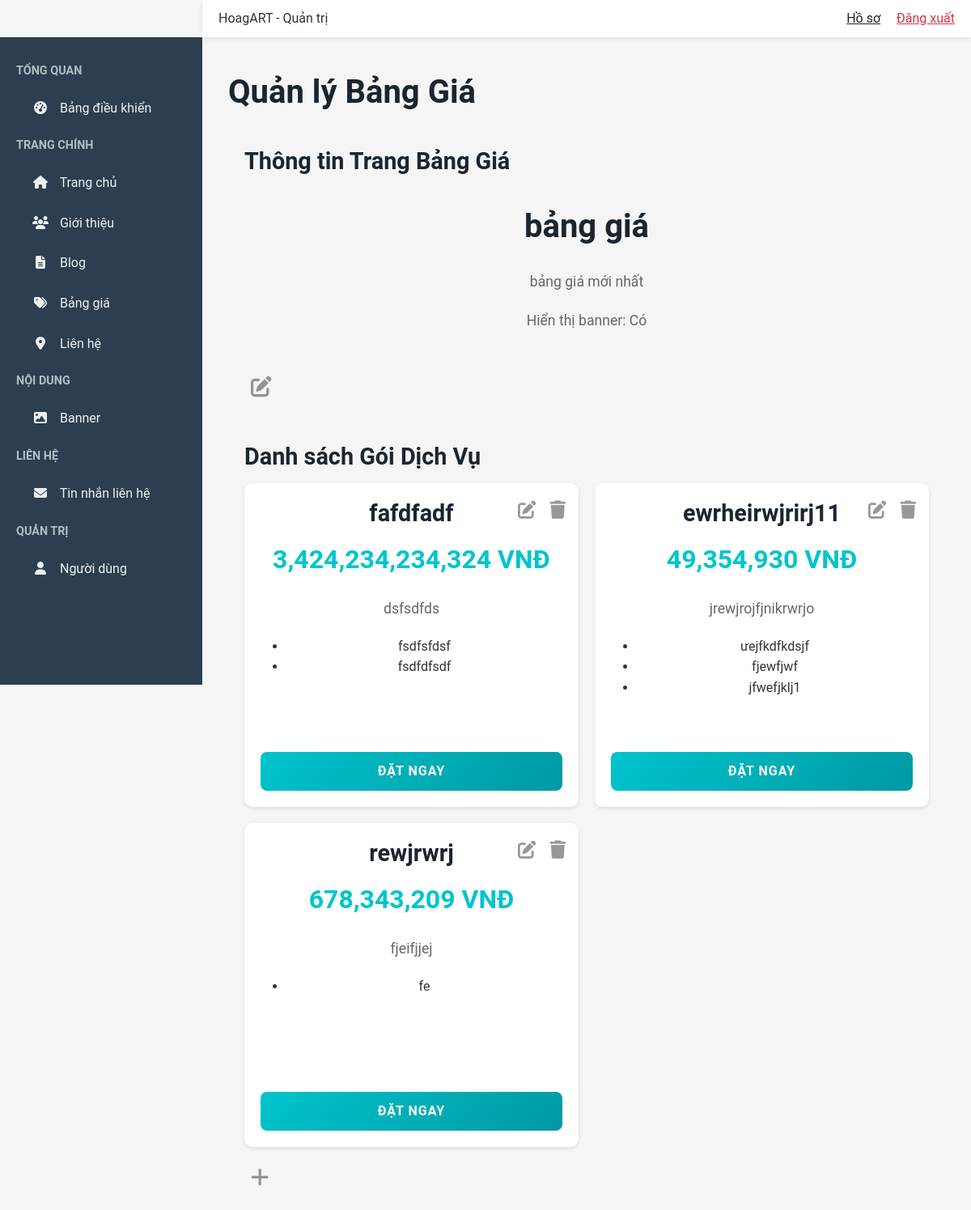
The page /admin/pricing (signed in) on the database as committed earlier.
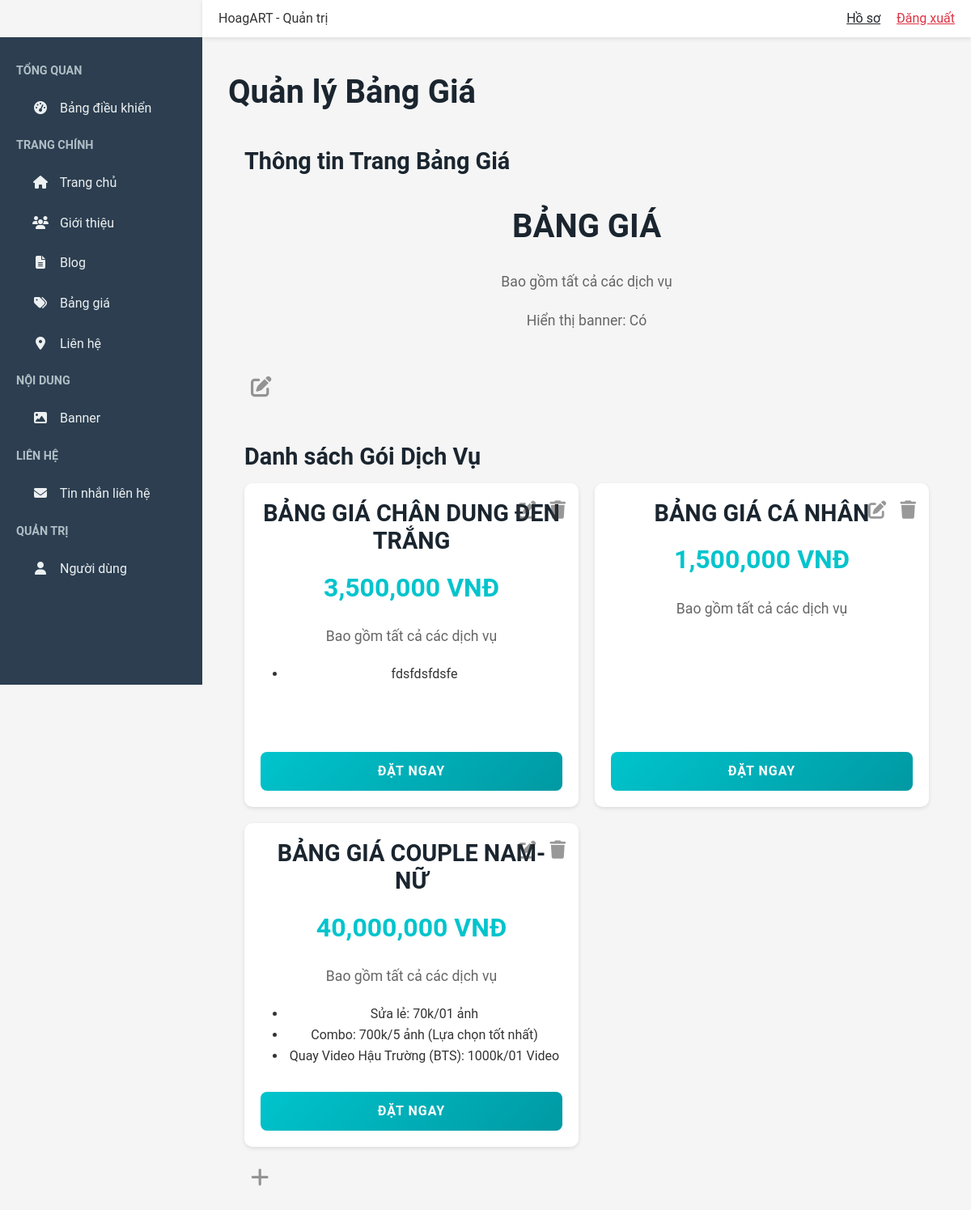
The same page on the database as committed later.
### app/models/pricing_page.py (models this page shows)
class PricingPage(db.Model):
    id = db.Column(db.Integer, primary_key=True)
    title = db.Column(db.String(200), nullable=False, default="Bảng Giá Dịch Vụ")
    description = db.Column(db.Text, nullable=False, default="Khám phá các gói dịch vụ phù hợp với nhu cầu của bạn tại HoagART.")
    show_banner = db.Column(db.Boolean, default=True)  # Bật/tắt banner

### app/models/pricing.py (models this page shows)
class Pricing(db.Model):
    id = db.Column(db.Integer, primary_key=True)
    name = db.Column(db.String(100), nullable=False)
    price = db.Column(db.Float, nullable=False)
    description = db.Column(db.Text)
    features = db.Column(db.Text)  # Lưu danh sách tính năng, cách nhau bằng dòng mới
    featured = db.Column(db.Boolean, default=False)  # Gói nổi bật

### app/blueprints/admin/routes.py (the view, shortened to what this page needs)
@admin_bp.route('/pricing', methods=['GET', 'POST'])
@login_required
@admin_required
def manage_pricing():
    logging.debug(f"Request: {request.method} {request.url} Form: {request.form}")
    pricing_page_form = PricingPageForm()
    pricing_form = PricingForm()
    form_name = request.form.get('form_name')
    logging.debug(f"Form submitted: {form_name}")
    pricing_page = PricingPage.query.first()
    pricings = Pricing.query.all()
    if pricing_page:
        pricing_page_form.title.data = pricing_page.title
        pricing_page_form.description.data = pricing_page.description
        pricing_page_form.show_banner.data = pricing_page.show_banner
    return render_template('admin/pricing.html',
                           pricing_page_form=pricing_page_form,
                           pricing_form=pricing_form,
                           pricing_page=pricing_page,
                           pricings=pricings)

### app/blueprints/admin/routes.py (called while the page is built)
def admin_required(f):
    @wraps(f)
    def decorated_function(*args, **kwargs):
        if not current_user.is_authenticated or not current_user.is_admin:
            flash('Bạn không có quyền truy cập trang này.', 'error')
            return redirect(url_for('main.home'))
        return f(*args, **kwargs)
    return decorated_function

### app/templates/admin/pricing.html (shortened to what the changed rows need)
<!DOCTYPE html>
{% extends "admin/base.html" %}  {% block content %}
<link
    rel="stylesheet"
    href="{{ url_for('static', filename='css/style.css') }}"
/>
<link
    rel="stylesheet"
    href="https://cdnjs.cloudflare.com/ajax/libs/font-awesome/6.5.1/css/all.min.css"
/>
<div class="container-fluid">
    <h2 class="my-4">Quản lý Bảng Giá</h2>
    <div class="preview-container">
        <div class="pricing-page-section" id="pricing-page-section">
            <div class="pricing-section">
                <h2 class="view-mode" id="pricingPageTitleView">
                    {{ pricing_page.title if pricing_page else 'Bảng Giá Dịch
                    Vụ' }}
                </h2>
                <p class="view-mode" id="pricingPageDescriptionView">
                    {{ pricing_page.description if pricing_page else 'Khám phá
                    các gói dịch vụ phù hợp với nhu cầu của bạn tại HoagART.' }}
                </p>
                <p class="view-mode" id="pricingPageShowBannerView">
                    Hiển thị banner: {{ 'Có' if pricing_page.show_banner else
                    'Không' }}
                </p>
            </div>
        </div>
        <div class="pricing-page-section" id="previewPricings">
            {% if pricings %}
            <div class="pricing-grid">
                {% for pricing in pricings %}
                <div
                    class="pricing-card{% if pricing.featured %} featured{% endif %}"
                    id="pricing_{{ pricing.id }}"
                >
                    <div class="item-actions">
                        <button
                            type="button"
                            onclick="toggleEdit('pricing_{{ pricing.id }}')"
                            title="Sửa"
                        >
                            <i class="fas fa-edit"></i>
                        </button>
                        <button
                            type="button"
                            onclick="deleteItem('pricing', {{ pricing.id }})"
                            title="Xóa"
                        >
                            <i class="fas fa-trash"></i>
                        </button>
                    </div>
                    <h3 class="view-mode" id="pricingNameView_{{ pricing.id }}">
                        {{ pricing.name }}
                    </h3>
                    <p
                        class="price view-mode"
                        id="pricingPriceView_{{ pricing.id }}"
                    >
                        {{ "{:,.0f}".format(pricing.price) }} VNĐ
                    </p>
                    {% if pricing.description %}
                    <p
                        class="view-mode"
                        id="pricingDescriptionView_{{ pricing.id }}"
                    >
                        {{ pricing.description }}
                    </p>
                    {% endif %} {% if pricing.features %}
                    <ul
                        class="view-mode"
                        id="pricingFeaturesView_{{ pricing.id }}"
                    >
                        {% for feature in pricing.features.split('\n') %} {% if
                        feature.strip() %}
                        <li>{{ feature.strip() }}</li>
                        {% endif %} {% endfor %}
                    </ul>
                    {% endif %}
                    <a
                        href="{{ url_for('main.contact') }}"
                        class="btn btn-primary view-mode"
                        >Đặt Ngay</a
                    >
                </div>
                {% endfor %}
            </div>
            {% else %}
            <p class="no-data">
                Chưa có gói dịch vụ nào. Vui lòng thêm gói dịch vụ!
            </p>
            {% endif %}
        </div>
    </div>
</div>
{% endblock %}

Rows that differ between the two databases and show on the page:
removed Pricing: name "fafdfadf", price "3,424,234,234,324", description "dsfsdfds", strip "fsdfsfdsf" "fsdfdfsdf", shown under "Danh sách Gói Dịch Vụ"
removed Pricing: name "ewrheirwjrirj11", price "49,354,930", description "jrewjrojfjnikrwrjo", strip "ưejfkdfkdsjf" "fjewfjwf" "jfwefjklj1", shown under "Danh sách Gói Dịch Vụ"
removed Pricing: name "rewjrwrj", price "678,343,209", description "fjeifjjej", strip "fe"
changed PricingPage "Có": title "bảng giá" → "BẢNG GIÁ"; description "bảng giá mới nhất" → "Bao gồm tất cả các dịch vụ"
added Pricing: name "BẢNG GIÁ CHÂN DUNG ĐEN TRẮNG", price "3,500,000", description "Bao gồm tất cả các dịch vụ", strip "fdsfdsfdsfe"
added Pricing: name "BẢNG GIÁ CÁ NHÂN", price "1,500,000", description "Bao gồm tất cả các dịch vụ", shown under "Danh sách Gói Dịch Vụ"
added Pricing: name "BẢNG GIÁ COUPLE NAM- NỮ", price "40,000,000", description "Bao gồm tất cả các dịch vụ", strip "Sửa lẻ: 70k/01 ảnh" "Combo: 700k/5 ảnh (Lựa chọn tốt nhất)" "Quay Video Hậu Trường (BTS): 1000k/01 Video", shown under "Danh sách Gói Dịch Vụ"
